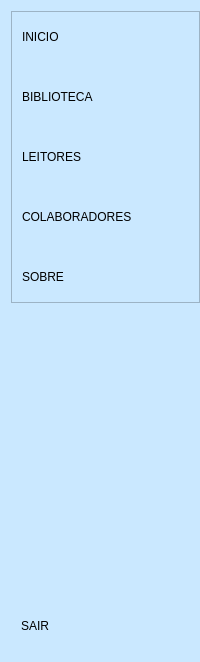
     <widget class="QWidget" name="widget_2" native="true">
      <property name="styleSheet">
       <string notr="true">QWidget{	
	background-color: #cae8ff;
	color: Black;
}
QPushButton{
	color:Black;
	text-align:left;
	height:50px;
	border: none;
	padding-left:10px;
	padding-right:10px;
	border-top-left-radius:10px;
	border-bottom-left-radius:10px;
}
QPushButton:checked{
	background-color: rgb(255, 255, 255);
	color:#5CE1E6;
}

QPushButton:hover{
	background-color: rgb(255, 255, 255);
	color:#5CE1E6;
}
</string>
      </property>
      <layout class="QGridLayout" name="gridLayout_10">
       <property name="rightMargin">
        <number>0</number>
       </property>
       <item row="2" column="0">
        <widget class="QPushButton" name="pushButton_ReturnConnect">
         <property name="minimumSize">
          <size>
           <width>30</width>
           <height>30</height>
          </size>
         </property>
         <property name="cursor">
          <cursorShape>PointingHandCursor</cursorShape>
         </property>
         <property name="text">
          <string>SAIR</string>
         </property>
         <property name="icon">
          <iconset resource="../img/imagens.qrc">
           <normaloff>:/icons/icons/angulo-circulo-esquerda.png</normaloff>:/icons/icons/angulo-circulo-esquerda.png</iconset>
         </property>
         <property name="iconSize">
          <size>
           <width>25</width>
           <height>25</height>
          </size>
         </property>
        </widget>
       </item>
       <item row="0" column="0">
        <widget class="QFrame" name="Nav1">
         <property name="frameShape">
          <enum>QFrame::StyledPanel</enum>
         </property>
         <property name="frameShadow">
          <enum>QFrame::Raised</enum>
         </property>
         <layout class="QVBoxLayout" name="verticalLayout_2">
          <property name="spacing">
           <number>10</number>
          </property>
          <property name="leftMargin">
           <number>0</number>
          </property>
          <property name="topMargin">
           <number>0</number>
          </property>
          <property name="rightMargin">
           <number>0</number>
          </property>
          <property name="bottomMargin">
           <number>0</number>
          </property>
          <item>
           <widget class="QPushButton" name="pushButton_home">
            <property name="cursor">
             <cursorShape>PointingHandCursor</cursorShape>
            </property>
            <property name="text">
             <string>INICIO</string>
            </property>
            <property name="icon">
             <iconset resource="../img/imagens.qrc">
              <normaloff>:/icons/icons/casa.png</normaloff>:/icons/icons/casa.png</iconset>
            </property>
            <property name="iconSize">
             <size>
              <width>30</width>
              <height>30</height>
             </size>
            </property>
            <property name="checkable">
             <bool>true</bool>
            </property>
            <property name="autoExclusive">
             <bool>true</bool>
            </property>
           </widget>
          </item>
          <item>
           <widget class="QPushButton" name="pushButton_lib">
            <property name="cursor">
             <cursorShape>PointingHandCursor</cursorShape>
            </property>
            <property name="text">
             <string>BIBLIOTECA</string>
            </property>
            <property name="icon">
             <iconset resource="../img/imagens.qrc">
              <normaloff>:/icons/icons/livros.png</normaloff>:/icons/icons/livros.png</iconset>
            </property>
            <property name="iconSize">
             <size>
              <width>25</width>
              <height>25</height>
             </size>
            </property>
            <property name="checkable">
             <bool>true</bool>
            </property>
            <property name="autoExclusive">
             <bool>true</bool>
            </property>
           </widget>
          </item>
          <item>
           <widget class="QPushButton" name="pushButton_reader">
            <property name="cursor">
             <cursorShape>PointingHandCursor</cursorShape>
            </property>
            <property name="text">
             <string>LEITORES</string>
            </property>
            <property name="icon">
             <iconset resource="../img/imagens.qrc">
              <normaloff>:/icons/icons/leitor-de-livro-aberto.png</normaloff>:/icons/icons/leitor-de-livro-aberto.png</iconset>
            </property>
            <property name="iconSize">
             <size>
              <width>30</width>
              <height>30</height>
             </size>
            </property>
            <property name="checkable">
             <bool>true</bool>
            </property>
            <property name="autoExclusive">
             <bool>true</bool>
            </property>
           </widget>
          </item>
          <item>
           <widget class="QPushButton" name="pushButton_colab">
            <property name="cursor">
             <cursorShape>PointingHandCursor</cursorShape>
            </property>
            <property name="text">
             <string>COLABORADORES</string>
            </property>
            <property name="icon">
             <iconset resource="../img/imagens.qrc">
              <normaloff>:/icons/icons/grupo.png</normaloff>:/icons/icons/grupo.png</iconset>
            </property>
            <property name="iconSize">
             <size>
              <width>40</width>
              <height>40</height>
             </size>
            </property>
            <property name="checkable">
             <bool>true</bool>
            </property>
            <property name="autoExclusive">
             <bool>true</bool>
            </property>
           </widget>
          </item>
          <item>
           <widget class="QPushButton" name="pushButton_on">
            <property name="cursor">
             <cursorShape>PointingHandCursor</cursorShape>
            </property>
            <property name="text">
             <string>SOBRE</string>
            </property>
            <property name="icon">
             <iconset resource="../img/imagens.qrc">
              <normaloff>:/icons/icons/comentario-pergunta.png</normaloff>:/icons/icons/comentario-pergunta.png</iconset>
            </property>
            <property name="iconSize">
             <size>
              <width>30</width>
              <height>30</height>
             </size>
            </property>
            <property name="checkable">
             <bool>true</bool>
            </property>
            <property name="autoExclusive">
             <bool>true</bool>
            </property>
           </widget>
          </item>
         </layout>
        </widget>
       </item>
       <item row="1" column="0">
        <spacer name="verticalSpacer_2">
         <property name="orientation">
          <enum>Qt::Vertical</enum>
         </property>
         <property name="sizeHint" stdset="0">
          <size>
           <width>20</width>
           <height>292</height>
          </size>
         </property>
        </spacer>
       </item>
      </layout>
     </widget>
